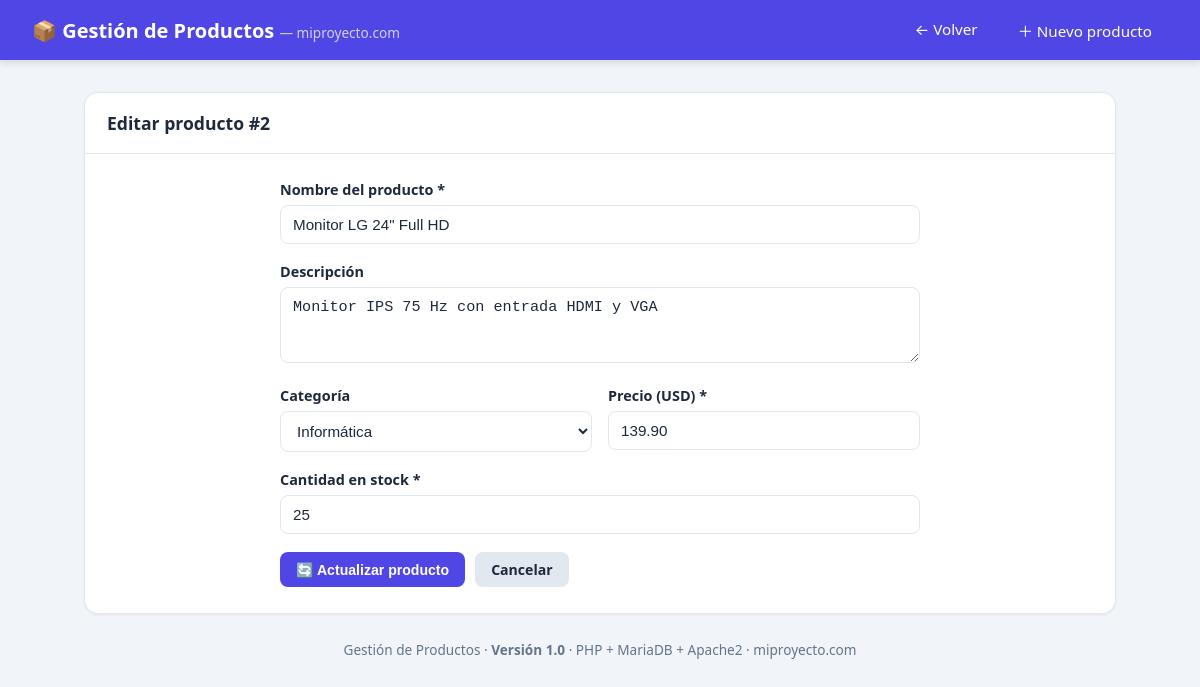
The page /editar.php?id=2 on the database its author committed.
### tables this page shows
CREATE TABLE IF NOT EXISTS productos (
    id                INT UNSIGNED     NOT NULL AUTO_INCREMENT,
    nombre            VARCHAR(100)     NOT NULL,
    descripcion       TEXT             NULL,
    categoria         VARCHAR(50)      NOT NULL DEFAULT 'General',
    precio            DECIMAL(10,2)    NOT NULL DEFAULT 0.00,
    cantidad          INT UNSIGNED     NOT NULL DEFAULT 0,
    fecha_creacion    TIMESTAMP        NOT NULL DEFAULT CURRENT_TIMESTAMP,
    fecha_actualizacion TIMESTAMP      NOT NULL DEFAULT CURRENT_TIMESTAMP
                                       ON UPDATE CURRENT_TIMESTAMP,
    PRIMARY KEY (id),
    KEY idx_categoria (categoria)
);

### public/editar.php (the view, shortened to what this page needs)
<?php
require __DIR__ . '/db.php';
$categorias = ['Electrónica', 'Informática', 'Oficina', 'Accesorios', 'General'];
$id = $_GET['id'] ?? null;
$sentencia = $conexion->prepare('SELECT id, nombre, descripcion, categoria, precio, cantidad
                                 FROM productos WHERE id = ?');
$sentencia->bind_param('i', $id);
$sentencia->execute();
$resultado = $sentencia->get_result();
$producto = $resultado->fetch_assoc();
$nombre      = $producto['nombre'];
$descripcion = $producto['descripcion'] ?? '';
$categoria   = $producto['categoria'];
$precio      = $producto['precio'];
$cantidad    = $producto['cantidad'];
?>
<!DOCTYPE html>
<html lang="es">
<head>
<link rel="stylesheet" href="assets/estilos.css">
</head>
<body>
<header class="navbar">
    <div class="marca">📦 Gestión de Productos <span>— miproyecto.com</span></div>
    <nav>
        <a href="index.php">← Volver</a>
        <a href="crear.php">＋ Nuevo producto</a>
    </nav>
</header>
<main class="contenedor">
    <section class="panel">
        <div class="panel-cabecera">
            <h2>Editar producto #<?= (int) $id ?></h2>
        </div>
        <div style="padding: 26px;">
            <form method="post" class="formulario">
                <div class="campo">
                    <label for="nombre">Nombre del producto *</label>
                    <input type="text" id="nombre" name="nombre" maxlength="100" required
                           value="<?= htmlspecialchars($nombre) ?>">
                </div>
                <div class="campo">
                    <label for="descripcion">Descripción</label>
                    <textarea id="descripcion" name="descripcion" rows="3"><?= htmlspecialchars($descripcion) ?></textarea>
                </div>
                <div class="fila">
                    <div class="campo">
                        <label for="categoria">Categoría</label>
                        <select id="categoria" name="categoria">
                            <?php foreach ($categorias as $c): ?>
                                <option value="<?= htmlspecialchars($c) ?>" <?= $c === $categoria ? 'selected' : '' ?>>
                                    <?= htmlspecialchars($c) ?>
                                </option>
                            <?php endforeach; ?>
                        </select>
                    </div>
                    <div class="campo">
                        <label for="precio">Precio (USD) *</label>
                        <input type="number" id="precio" name="precio" step="0.01" min="0" required
                               value="<?= htmlspecialchars((string) $precio) ?>">
                    </div>
                </div>
                <div class="campo">
                    <label for="cantidad">Cantidad en stock *</label>
                    <input type="number" id="cantidad" name="cantidad" min="0" step="1" required
                           value="<?= (int) $cantidad ?>">
                </div>
                <div class="acciones">
                    <button type="submit" class="btn btn-primario">🔄 Actualizar producto</button>
                    <a href="index.php" class="btn btn-neutro">Cancelar</a>
                </div>
            </form>
        </div>
    </section>
    <footer class="pie">
        Gestión de Productos · <strong>Versión 1.0</strong> · PHP + MariaDB + Apache2 · miproyecto.com
    </footer>
</main>
</body>
</html>

### public/assets/estilos.css (style rules this page uses)
:root { --primario: #4f46e5; --primario-osc: #4338ca; --fondo: #f1f5f9; --texto: #1e293b; --texto-suave: #64748b; --borde: #e2e8f0; --exito: #16a34a; --peligro: #dc2626; --ambar: #d97706; }
* { margin: 0; padding: 0; box-sizing: border-box; }
body { font-family: "Segoe UI", system-ui, -apple-system, Arial, sans-serif; background: var(--fondo); color: var(--texto); min-height: 100vh; }
a { text-decoration: none; color: inherit; }
.navbar { background: var(--primario); color: #fff; padding: 0 32px; height: 60px; display: flex; align-items: center; justify-content: space-between; box-shadow: 0 2px 8px rgba(0,0,0,.15); }
.navbar .marca { font-size: 1.25rem; font-weight: 600; }
.navbar .marca span { opacity: .75; font-weight: 400; font-size: .85rem; }
.navbar nav { display: flex; gap: 8px; }
.navbar nav a { padding: 8px 16px; border-radius: 8px; font-size: .95rem; transition: background .2s; }
.contenedor { max-width: 1080px; margin: 32px auto; padding: 0 24px; }
.panel { background: #fff; border: 1px solid var(--borde); border-radius: 14px; box-shadow: 0 1px 3px rgba(0,0,0,.06); overflow: hidden; }
.panel-cabecera { display: flex; align-items: center; justify-content: space-between; padding: 18px 22px; border-bottom: 1px solid var(--borde); }
.panel-cabecera h2 { font-size: 1.1rem; }
.btn { display: inline-block; padding: 8px 16px; border: none; border-radius: 8px; font-size: .88rem; font-weight: 600; cursor: pointer; transition: filter .15s; }
.btn-primario { background: var(--primario); color: #fff; }
.btn-neutro { background: #e2e8f0; color: var(--texto); }
.formulario { max-width: 640px; margin: 0 auto; }
.campo { margin-bottom: 18px; }
.campo label { display: block; font-weight: 600; font-size: .9rem; margin-bottom: 6px; }
.campo input, .campo textarea, .campo select { width: 100%; padding: 10px 12px; border: 1px solid var(--borde); border-radius: 8px; font-size: .95rem; background: #fff; color: var(--texto); }
.fila { display: grid; grid-template-columns: 1fr 1fr; gap: 16px; }
.acciones { display: flex; gap: 10px; margin-top: 8px; }
.pie { text-align: center; color: var(--texto-suave); font-size: .85rem; padding: 26px 0 10px; }

### rows shown on the page
productos: nombre "Monitor LG 24\" Full HD", descripcion "Monitor IPS 75 Hz con entrada HDMI y VGA", categoria "Informática", precio "139.90", cantidad "25"

### other values the page prints
$id "2"
